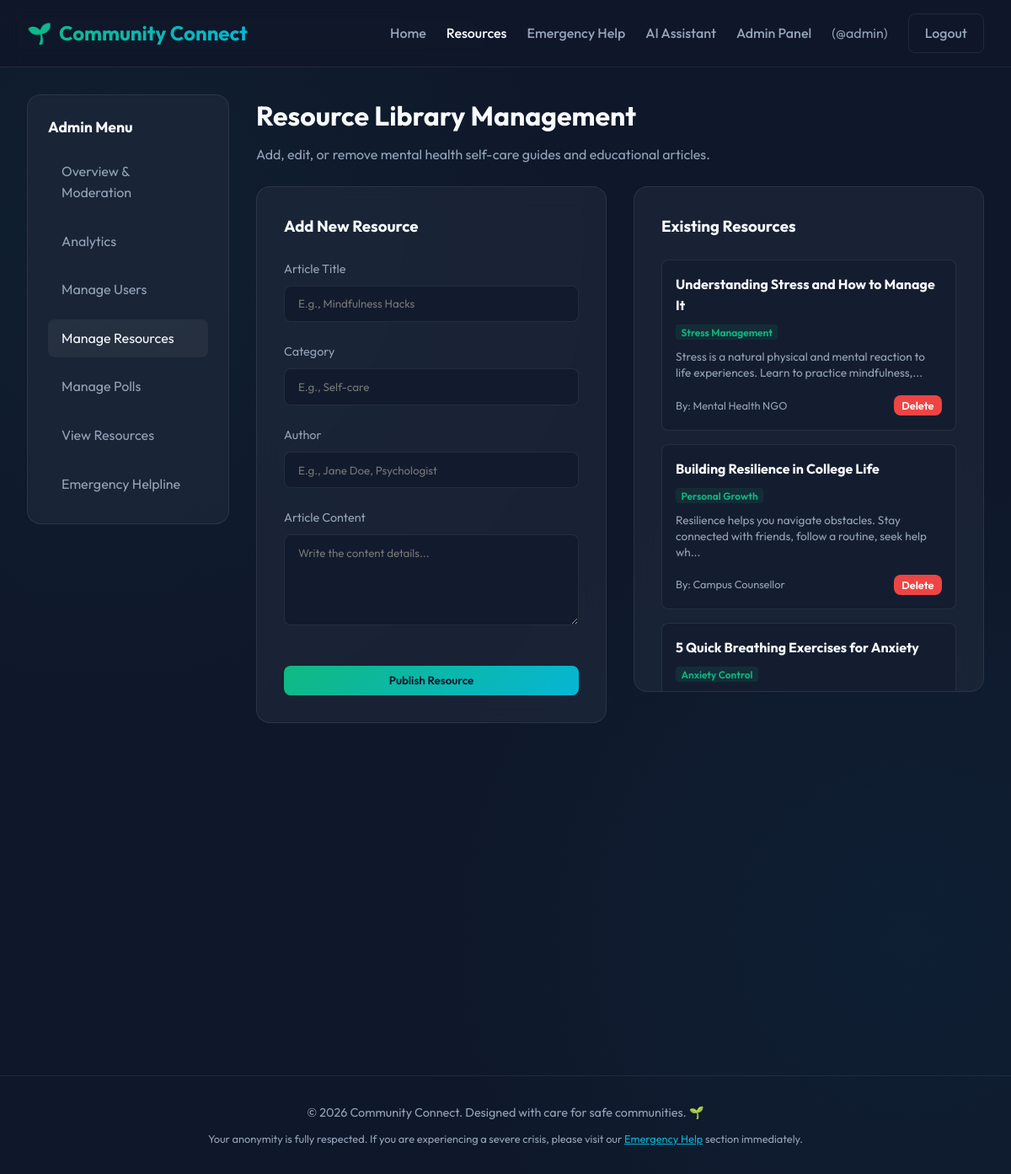
Page /admin/resources.php (signed in) on the committed database.
### tables this page shows
CREATE TABLE IF NOT EXISTS `resources` (
    `id` INT AUTO_INCREMENT PRIMARY KEY,
    `title` VARCHAR(150) NOT NULL,
    `content` TEXT NOT NULL,
    `category` VARCHAR(50) NOT NULL,
    `author` VARCHAR(100) NOT NULL,
    `created_at` TIMESTAMP DEFAULT CURRENT_TIMESTAMP
);

### admin/resources.php (the view, shortened to what this page needs)
<?php
require_once '../config/db.php';
try {
    $stmt = $pdo->query("SELECT * FROM resources ORDER BY created_at DESC");
    $resources = $stmt->fetchAll();
} catch (PDOException $e) {
    $resources = [];
    $error_msg = "Failed to fetch resources.";
}
require_once '../includes/header.php';
?>
<div class="dashboard-layout">
    <aside class="sidebar">
        <h3 style="margin-bottom: 1rem; font-size: 1.1rem;">Admin Menu</h3>
        <ul class="sidebar-nav">
            <li><a href="/admin/dashboard.php">Overview & Moderation</a></li>
            <li><a href="/admin/analytics.php">Analytics</a></li>
            <li><a href="/admin/users.php">Manage Users</a></li>
            <li><a href="/admin/resources.php" class="active">Manage Resources</a></li>
            <li><a href="/admin/polls.php">Manage Polls</a></li>
            <li><a href="/resources.php">View Resources</a></li>
            <li><a href="/emergency.php">Emergency Helpline</a></li>
        </ul>
    </aside>
    <div class="main-content">
        <div>
            <h1 style="font-size: 2rem; margin-bottom: 0.5rem;">Resource Library Management</h1>
            <p style="color: var(--text-secondary);">Add, edit, or remove mental health self-care guides and educational articles.</p>
        </div>
        <div style="display: grid; grid-template-columns: 1fr 1fr; gap: 2rem;">
            <div class="card">
                <h3 style="margin-bottom: 1.5rem;">Add New Resource</h3>
                <form action="resources.php" method="POST">
                    <div class="form-group">
                        <label for="title">Article Title</label>
                        <input type="text" id="title" name="title" class="form-control" placeholder="E.g., Mindfulness Hacks" required>
                    </div>
                    <div class="form-group">
                        <label for="category">Category</label>
                        <input type="text" id="category" name="category" class="form-control" placeholder="E.g., Self-care" required>
                    </div>
                    <div class="form-group">
                        <label for="author">Author</label>
                        <input type="text" id="author" name="author" class="form-control" placeholder="E.g., Jane Doe, Psychologist" required>
                    </div>
                    <div class="form-group">
                        <label for="content">Article Content</label>
                        <textarea id="content" name="content" class="form-control" rows="5" placeholder="Write the content details..." required></textarea>
                    </div>
                    <button type="submit" class="btn btn-primary" style="width: 100%; margin-top: 1rem;">Publish Resource</button>
                </form>
            </div>
            <div class="card" style="display: flex; flex-direction: column; gap: 1rem; max-height: 600px; overflow-y: auto;">
                <h3 style="margin-bottom: 0.5rem;">Existing Resources</h3>
                <?php if (empty($resources)): ?>
                    <p style="color: var(--text-secondary); text-align: center; margin-top: 2rem;">No resources created yet.</p>
                <?php else: ?>
                    <?php foreach ($resources as $resource): ?>
                        <div style="background-color: rgba(15,23,42,0.4); border: 1px solid var(--glass-border); padding: 1rem; border-radius: 8px; position: relative;">
                            <h4 style="font-size: 1rem; margin-bottom: 0.3rem;"><?php echo htmlspecialchars($resource['title']); ?></h4>
                            <span class="post-category" style="font-size: 0.75rem; padding: 0.1rem 0.4rem;"><?php echo htmlspecialchars($resource['category']); ?></span>
                            <p style="font-size: 0.85rem; color: var(--text-secondary); margin-top: 0.5rem; line-height: 1.4;">
                                <?php echo htmlspecialchars(substr($resource['content'], 0, 100)) . '...'; ?>
                            </p>
                            <div style="margin-top: 1rem; display: flex; justify-content: space-between; align-items: center;">
                                <span style="font-size: 0.8rem; color: var(--text-secondary);">By: <?php echo htmlspecialchars($resource['author']); ?></span>
                                <form action="resources.php" method="POST" class="btn-confirm-delete" style="display: inline;">
                                    <button type="submit" name="delete_resource" class="btn btn-danger" style="padding: 0.25rem 0.6rem; font-size: 0.8rem;">Delete</button>
                                </form>
                            </div>
                        </div>
                    <?php endforeach; ?>
                <?php endif; ?>
            </div>
        </div>
    </div>
</div>
<?php require_once '../includes/footer.php'; ?>

### assets/css/style.css (style rules this page uses)
:root { --bg-primary: #0f172a; --bg-secondary: #1e293b; --accent-primary: #10b981; --accent-secondary: #06b6d4; --accent-hover: #059669; --text-primary: #f8fafc; --text-secondary: #94a3b8; --danger: #ef4444; --danger-hover: #dc2626; --warning: #f59e0b; --glass-bg: rgba(30, 41, 59, 0.7); --glass-border: rgba(255, 255, 255, 0.08); --font-sans: 'Outfit', sans-serif; --transition-smooth: all 0.3s cubic-bezier(0.4, 0, 0.2, 1); }
* { box-sizing: border-box; margin: 0; padding: 0; }
body { font-family: var(--font-sans); background-color: var(--bg-primary); background-image: radial-gradient(circle at 10% 20%, rgba(16, 185, 129, 0.05) 0%, transparent 40%), radial-gradient(circle at 90% 80%, rgba(6, 182, 212, 0.05) 0%, transparent 40%); color: var(--text-primary); line-height: 1.6; min-height: 100vh; display: flex; flex-direction: column; }
.btn { display: inline-block; padding: 0.6rem 1.2rem; border-radius: 8px; font-weight: 600; text-decoration: none; cursor: pointer; transition: var(--transition-smooth); border: none; font-family: var(--font-sans); }
.btn-primary { background: linear-gradient(135deg, var(--accent-primary), var(--accent-secondary)); color: #0f172a; }
.btn-danger { background-color: var(--danger); color: white; }
.card { background: var(--glass-bg); border: 1px solid var(--glass-border); backdrop-filter: blur(12px); border-radius: 16px; padding: 2rem; transition: var(--transition-smooth); }
.form-group { margin-bottom: 1.5rem; }
.form-group label { display: block; margin-bottom: 0.5rem; font-size: 0.9rem; color: var(--text-secondary); }
.form-control { width: 100%; padding: 0.8rem 1rem; background-color: rgba(15, 23, 42, 0.6); border: 1px solid var(--glass-border); border-radius: 8px; color: var(--text-primary); font-family: var(--font-sans); transition: var(--transition-smooth); }
.dashboard-layout { display: grid; grid-template-columns: 240px 1fr; max-width: 1200px; margin: 2rem auto; gap: 2rem; width: 100%; padding: 0 2rem; }
.sidebar { background: var(--glass-bg); border: 1px solid var(--glass-border); border-radius: 16px; padding: 1.5rem; height: fit-content; }
.sidebar-nav { list-style: none; display: flex; flex-direction: column; gap: 0.8rem; }
.sidebar-nav a { color: var(--text-secondary); text-decoration: none; padding: 0.6rem 1rem; border-radius: 8px; display: block; transition: var(--transition-smooth); }
.sidebar-nav a:hover, .sidebar-nav a.active { color: var(--text-primary); background-color: rgba(255, 255, 255, 0.05); }
.main-content { display: flex; flex-direction: column; gap: 1.5rem; }
.post-category { background-color: rgba(16, 185, 129, 0.1); color: var(--accent-primary); padding: 0.2rem 0.6rem; border-radius: 4px; font-size: 0.8rem; font-weight: 600; }

### rows in the picture
resources: title "Understanding Stress and How to Manage It", category "Stress Management", content "Stress is a natural physical and mental reaction to life experiences. Learn to practice mindfulness,", author "Mental Health NGO"
resources: title "Building Resilience in College Life", category "Personal Growth", content "Resilience helps you navigate obstacles. Stay connected with friends, follow a routine, seek help wh", author "Campus Counsellor"
resources: title "5 Quick Breathing Exercises for Anxiety", category "Anxiety Control"

### other values in the picture
$_SESSION['username'] "admin"
